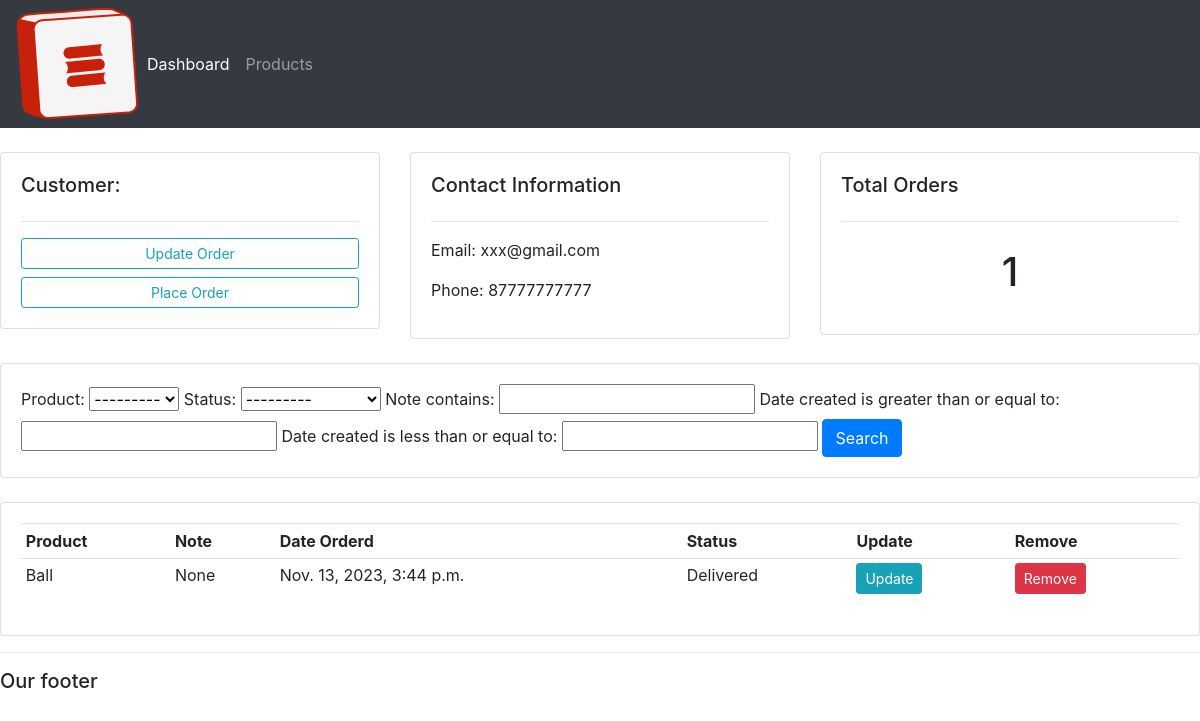
The app's page /customer/2/ with its own data.
### accounts/models.py (models this page shows, shortened)
class Customer(models.Model):
    name = models.CharField(max_length=200, null=True)
    phone = models.CharField(max_length=200, null=True)
    email = models.CharField(max_length=200, null=True)
    date_created = models.DateTimeField(auto_now_add=True, null=True)

class Order(models.Model):
    STATUS = (
        ("Pending", "Pending"),
        ("Out for delivery", "Out for delivery"),
        ("Delivered", "Delivered"),
    )
    customer = models.ForeignKey(Customer, null=True, on_delete=models.SET_NULL)
    product = models.ForeignKey(Product, null=True, on_delete=models.SET_NULL)
    date_created = models.DateTimeField(auto_now_add=True, null=True)
    status = models.CharField(max_length=200, null=True, choices=STATUS)
    note = models.CharField(max_length=1000, null=True)

class Product(models.Model):
    CATEGORY = (
        ("Indoor", "Indoor"),
        ("Out door", "Out door"),
    )
    name = models.CharField(max_length=200, null=True)
    price = models.FloatField(null=True)
    category = models.CharField(max_length=200, null=True, choices=CATEGORY)
    description = models.CharField(max_length=200, null=True, blank=True)
    date_created = models.DateTimeField(auto_now_add=True, null=True)
    tag = models.ManyToManyField(Tag)
    def __str__(self):
        return self.name

### accounts/views.py (the view)
# urls.py: path("customer/<str:pk_test>/", views.customer, name="customer"),
def customer(request, pk_test):
    customer = Customer.objects.get(id=pk_test)
    orders = customer.order_set.all()
    orders_count = orders.count()
    myFilter = OrderFilter(request.GET, queryset=orders)
    orders = myFilter.qs
    context = {
        "customer": customer,
        "orders": orders,
        "orders_count": orders_count,
        "myFilter": myFilter,
    }
    return render(request, "accounts/customer.html", context)

### accounts/templates/accounts/customer.html
{% extends 'accounts/main.html' %}
{% block content %}
<br>
<div class="row">
    <div class="col-md">
        <div class="card card-body">
            <h5>Customer:</h5>
            <hr>
            <a class="btn btn-outline-info btn-sm btn-block" href="">Update Order</a>
            <a class="btn btn-outline-info btn-sm btn-block" href="{% url 'create_order' customer.id %}">Place Order</a>
        </div>
    </div>
    <div class="col-md">
        <div class="card card-body">
            <h5>Contact Information</h5>
            <hr>
            <p>Email: {{customer.email}} </p>
            <p>Phone: {{customer.phone}}</p>
        </div>
    </div>
    <div class="col-md">
        <div class="card card-body">
            <h5>Total Orders</h5>
            <hr>
            <h1 style="text-align: center; padding:10px;">{{orders_count}}</h1>
        </div>
    </div>
</div>
<br>
<div class="row">
    <div class="col">
        <div class="card card-body">
            <form method="get">
                {{myFilter.form}}
                <button class="btn btn-primary" type="submit">
                    Search
                </button>
            </form>
        </div>
    </div>
</div>
<br>
<div class="row">
    <div class="col">
        <div class="card card-body">
            <table class="table table-sm">
                <tr>
                    <th>Product</th>
                    <th>Note</th>
                    <th>Date Orderd</th>
                    <th>Status</th>
                    <th>Update</th>
                    <th>Remove</th>
                </tr>
                {% for order in orders %}
                <tr>
                    <td>{{order.product}}</td>
                    <td>{{order.note}}</td>
                    <td>{{order.product.date_created}}</td>
                    <td>{{order.status}}</td>
                    <td><a href="{% url 'update_order' order.id %}" class="btn btn-sm btn-info">Update</a></td>
                            <td><a href="{% url 'delete_order' order.id %}" class="btn btn-sm btn-danger">Remove</a></td>
                </tr>
                {% endfor %}
            </table>
        </div>
    </div>
</div>
{% endblock %}

### records on screen
Customer: email "xxx@gmail.com", phone "87777777777"
Order: product "Ball", note "None", product.date_created "Nov. 13, 2023, 3:44 p.m.", status "Delivered"

### other values on screen
{{ orders_count }} "1"
